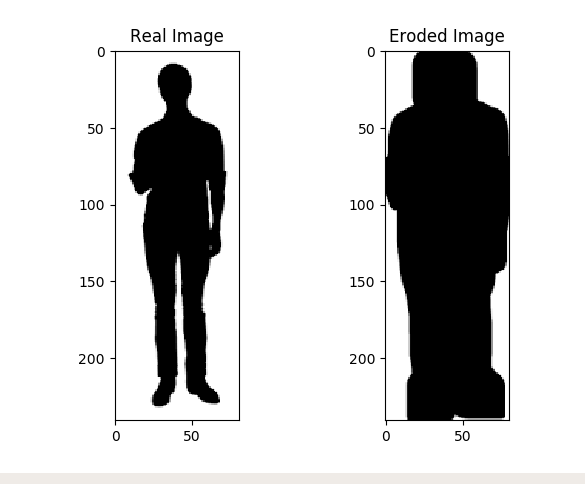

Reproduce this figure in Python.
import cv2
import numpy as np
from matplotlib import pyplot as plt


"""
    This function read an image
"""
def readi(path, typer = "color"):
    if typer == "color":
        return cv2.imread(path, 1)
    elif typer == "gray":
        return cv2.imread(path, 0)



def erode(img, num_iter=1):
    kernel = np.ones((5,5),np.uint8)
    result = cv2.erode(img, kernel, iterations  = num_iter)
    plt.subplot(1,2,1), plt.imshow(img, cmap="gray"), plt.title("Real Image")
    plt.subplot(1,2,2), plt.imshow(result, cmap="gray"), plt.title("Eroded Image")
    plt.show()


if __name__ == "__main__":
    img = readi("../../assets/images/silouete.png", "gray")
    erode(img,5)
